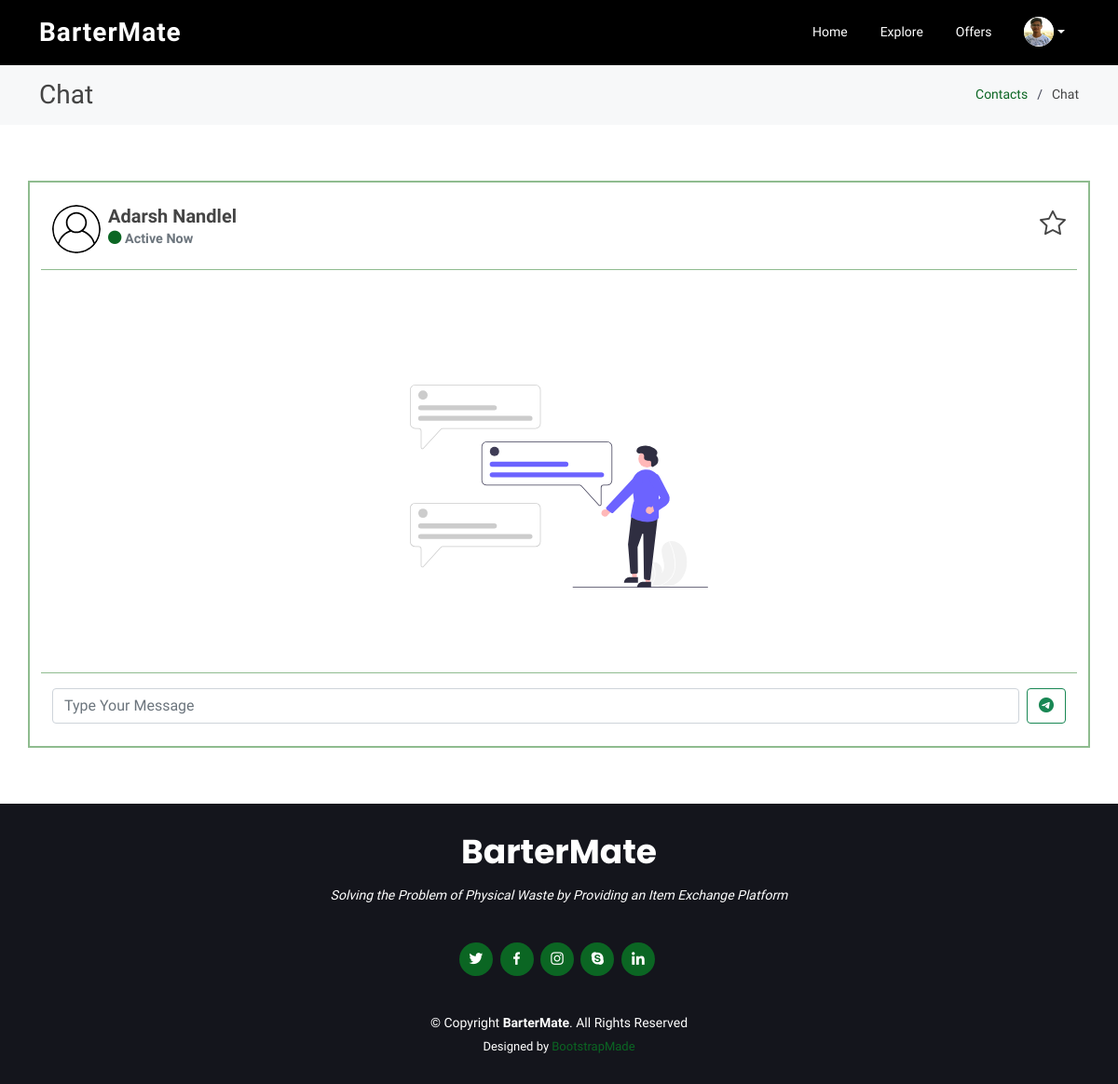
Page /chat.php?i=6 (signed in) on the committed database.
### tables this page shows
CREATE TABLE `users` (
  `U_ID` int(11) NOT NULL,
  `U_NAME` text NOT NULL,
  `U_EMAIL` text NOT NULL,
  `U_PASS` text NOT NULL,
  `U_PHONE` text NOT NULL,
  `U_IMG_URL` text NOT NULL DEFAULT 'assets/img/user_default.svg',
  `U_VER` int(11) NOT NULL DEFAULT 0,
  `U_VER_EMAIL` int(11) NOT NULL DEFAULT 0,
  `U_VER_CODE` text NOT NULL DEFAULT '-',
  `U_V_COINS` int(11) NOT NULL DEFAULT 0,
  `U_A_CREATE_DATE` datetime NOT NULL DEFAULT current_timestamp(),
  `U_LAST_ACTIVITY` text NOT NULL
);

### chat.php (the view, shortened to what this page needs)
<?php
include('DBCONNECT.php');
if($_SESSION['u_id'] == null){
    header('location:index.php');
}
else{
    $u_id = $_SESSION['u_id'];
}
$msg_to = $_GET['i'];
$getuserdetailssql = "SELECT * FROM users WHERE U_ID = '$u_id'";
$getuserdetails = mysqli_query($connectionString,$getuserdetailssql);
$userdetailsarr = mysqli_fetch_array($getuserdetails);
$user_img = $userdetailsarr['U_IMG_URL'];
$getrecieverinfosql = "SELECT U_NAME,U_IMG_URL FROM users WHERE U_ID = '$msg_to'";
$getrecieverinfo = mysqli_query($connectionString,$getrecieverinfosql);
$getrecieverinfo_arr = mysqli_fetch_array($getrecieverinfo);
$msg_to_name = $getrecieverinfo_arr['U_NAME'];
$msg_to_img = $getrecieverinfo_arr['U_IMG_URL'];
?>
<!DOCTYPE html>
<html lang="en">
<head>
    <link href="assets/vendor/animate.css/animate.min.css" rel="stylesheet">
    <link href="assets/vendor/bootstrap/css/bootstrap.min.css" rel="stylesheet">
    <link href="assets/vendor/bootstrap-icons/bootstrap-icons.css" rel="stylesheet">
    <link href="assets/vendor/boxicons/css/boxicons.min.css" rel="stylesheet">
    <link href="assets/vendor/remixicon/remixicon.css" rel="stylesheet">
    <link href="assets/vendor/glightbox/css/glightbox.min.css" rel="stylesheet">
    <link href="assets/css/style.css" rel="stylesheet">
</head>
<body>
<header id="header" class="fixed-top d-flex align-items-center ">
    <div class="container d-flex align-items-center justify-content-between">
        <div class="logo">
            <h1><a href="index.php">BarterMate</a></h1>
        </div>
        <?php include_once('navbar.php') ?>
    </div>
</header>
<main id="main">
    <section class="breadcrumbs">
        <div class="container">
            <div class="d-flex justify-content-between align-items-center">
                <h2>Chat</h2>
                <ol>
                    <li><a href="contacts.php">Contacts</a></li>
                    <li>Chat</li>
                </ol>
            </div>
        </div>
    </section>
    <section class="inner-page">
        <div id="msg_box" class="container" style="border:2px solid darkseagreen ;  padding:1.5rem; transform: translate(0px, 0%); margin: 0 auto; ">
            <div id="message-box">
                <div id="top-bar" style="border-bottom: 1px solid darkseagreen;" class="row mb-3">
                <span class="col mb-0 d-flex">
                    <img style="border-radius: 50%; width: 52px; height: 52px;" src="<?php echo $msg_to_img?>" alt="">
                    <h5 class="mx-2" id="u_name"><?php echo $msg_to_name?> <br>
                    <p style="font-size: 0.9rem;" class="text-muted mt-1"><i style="color: #0b6623;" class="bi bi-circle-fill"></i> Active Now</p>
                    </h5>
                </span>
                    <span class="col"><i class="bi bi-star" style="float: right; font-size: 1.75rem;"></i></span>
                </div>
                <div id="message-bar" class="row" style="overflow-y:scroll; height: 50vh; align-content: start;">
                    <span style="text-align: center; height: -webkit-fill-available; align-items: center; justify-content: center; flex-direction: column;" class="text-muted d-flex">
                      <img src="assets/img/no_messages.svg" class="mt-3" style="max-width: 20rem;" alt="">
                  </span>
                </div>
                <div id="message-type" style="border-top:1px solid darkseagreen;" class="row mt-3">
                    <div class="col mt-3">
                        <form class="d-flex" id="form-send-msg">
                            <input class="form-control me-2" id="msg_content" type="text" placeholder="Type Your Message" aria-label="Search">
                            <button class="btn btn-outline-success" type="submit"><i class="bi bi-telegram"></i></button>
                        </form>
                    </div>
                </div>
            </div>
        </div>
    </section>
</main>
<footer id="footer">
    <div class="container">
        <h3>BarterMate</h3>
        <p>Solving the Problem of Physical Waste by Providing an Item Exchange Platform</p>
        <div class="social-links">
            <a href="#" class="twitter"><i class="bx bxl-twitter"></i></a>
            <a href="#" class="facebook"><i class="bx bxl-facebook"></i></a>
            <a href="#" class="instagram"><i class="bx bxl-instagram"></i></a>
            <a href="#" class="google-plus"><i class="bx bxl-skype"></i></a>
            <a href="#" class="linkedin"><i class="bx bxl-linkedin"></i></a>
        </div>
        <div class="copyright">
            &copy; Copyright <strong><span>BarterMate</span></strong>. All Rights Reserved
        </div>
        <div class="credits">
            Designed by <a href="https://bootstrapmade.com/">BootstrapMade</a>
        </div>
    </div>
</footer>
</body>
</html>

### navbar.php (shortened to what this page needs)
<nav id="navbar" class="navbar">
    <ul>
        <li><a class="nav-link scrollto" href="index.php">Home</a></li>
        <li><a class="nav-link scrollto" href="explore.php">Explore</a></li>
        <li class="position-relative"><a class="nav-link scrollto" href="offers.php">Offers</a></li>
        <li class="nav-item dropdown">
            <a class="nav-link dropdown-toggle" href="#" id="navbarDarkDropdownMenuLink1" role="button" data-bs-toggle="dropdown" aria-expanded="false">
                <img src="<?php echo $user_img?>" style="width: 32px; border-radius: 2rem; height: 32px; object-fit: scale-down; background-color: white; aspect-ratio: 4/3;" class="img-fluid" alt="">
            </a>
        </li>
    </ul>
</nav>

### assets/css/style.css (style rules this page uses)
html { scroll-behavior: smooth; }
body { font-family: 'Oxygen', sans-serif; color: #444444; font-weight: 400; }
a { color: #0b6623; text-decoration: none; }
h1, h2, h3, h4, h5, h6 { font-family: "Oxygen", sans-serif; font-weight: 700; }
#header { height: 70px; transition: all 0.5s; z-index: 997; transition: all 0.5s; background:black; }
#header .logo h1 { font-size: 28px; margin: 0; padding: 0; line-height: 1; font-weight: 700; letter-spacing: 1px; }
#header .logo h1 a, #header .logo h1 a:hover { color: #fff; text-decoration: none; }
.navbar { padding: 0; }
.navbar ul { margin: 0; padding: 0; display: flex; list-style: none; align-items: center; }
.navbar li { position: relative; }
.navbar a, .navbar a:focus { display: flex; align-items: center; justify-content: space-between; padding: 5px 15px 7px 15px; margin-left: 5px; font-size: 14px; color: #fff; white-space: nowrap; transition: 0.3s; border-radius: 0; }
section { padding: 60px 0; overflow: hidden; }
.breadcrumbs { padding: 15px 0; margin-top: 70px; background: #f7f8f9; min-height: 40px; }
.breadcrumbs h2 { font-size: 28px; font-weight: 400; margin: 0; }
.breadcrumbs ol { display: flex; flex-wrap: wrap; list-style: none; padding: 0; margin: 0; font-size: 14px; }
.breadcrumbs ol li + li { padding-left: 10px; }
.breadcrumbs ol li + li::before { display: inline-block; padding-right: 10px; color: #404356; content: "/"; }
#footer { background: #14151c; color: #fff; font-size: 14px; text-align: center; padding: 30px 0; }
#footer h3 { font-size: 36px; font-weight: 700; color: #fff; position: relative; font-family: "Poppins", sans-serif; padding: 0; margin: 0 0 15px 0; }
#footer p { font-size: 15; font-style: italic; padding: 0; margin: 0 0 40px 0; }
#footer .social-links { margin: 0 0 40px 0; }
#footer .social-links a { font-size: 18px; display: inline-block; background: #0b6623; color: #fff; line-height: 1; padding: 8px 0; margin-right: 4px; border-radius: 50%; text-align: center; width: 36px; height: 36px; transition: 0.3s; }
#footer .copyright { margin: 0 0 5px 0; }
#footer .credits { font-size: 13px; }

### rows in the picture
users: U_IMG_URL (picture)
users: U_IMG_URL (placeholder picture), U_NAME "Adarsh Nandlel"
